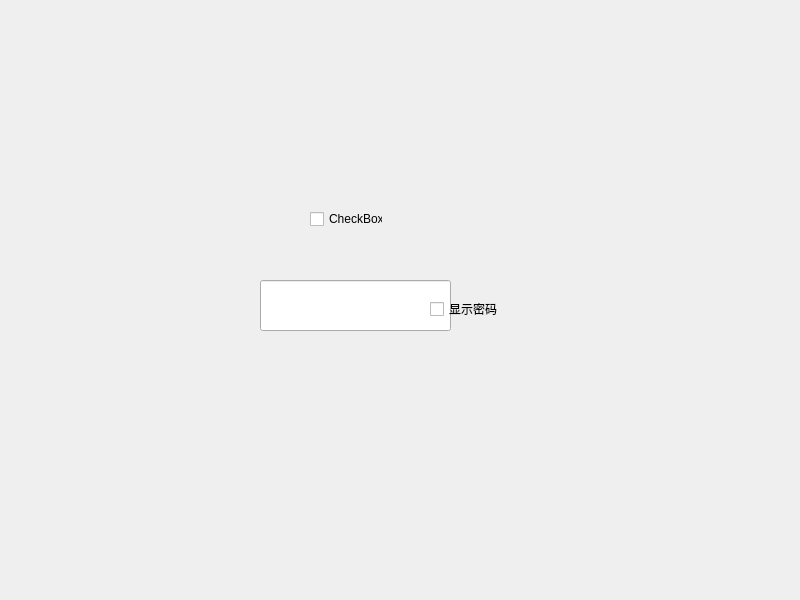
<?xml version="1.0" encoding="UTF-8"?>
<ui version="4.0">
 <class>Widget</class>
 <widget class="QWidget" name="Widget">
  <property name="geometry">
   <rect>
    <x>0</x>
    <y>0</y>
    <width>800</width>
    <height>600</height>
   </rect>
  </property>
  <property name="windowTitle">
   <string>Widget</string>
  </property>
  <widget class="QLineEdit" name="lineEdit">
   <property name="geometry">
    <rect>
     <x>260</x>
     <y>280</y>
     <width>191</width>
     <height>51</height>
    </rect>
   </property>
  </widget>
  <widget class="QCheckBox" name="checkBox">
   <property name="geometry">
    <rect>
     <x>430</x>
     <y>300</y>
     <width>73</width>
     <height>18</height>
    </rect>
   </property>
   <property name="text">
    <string>显示密码</string>
   </property>
  </widget>
  <widget class="QCheckBox" name="checkBox_2">
   <property name="geometry">
    <rect>
     <x>310</x>
     <y>210</y>
     <width>73</width>
     <height>18</height>
    </rect>
   </property>
   <property name="text">
    <string>CheckBox</string>
   </property>
  </widget>
 </widget>
 <resources/>
 <connections/>
</ui>
